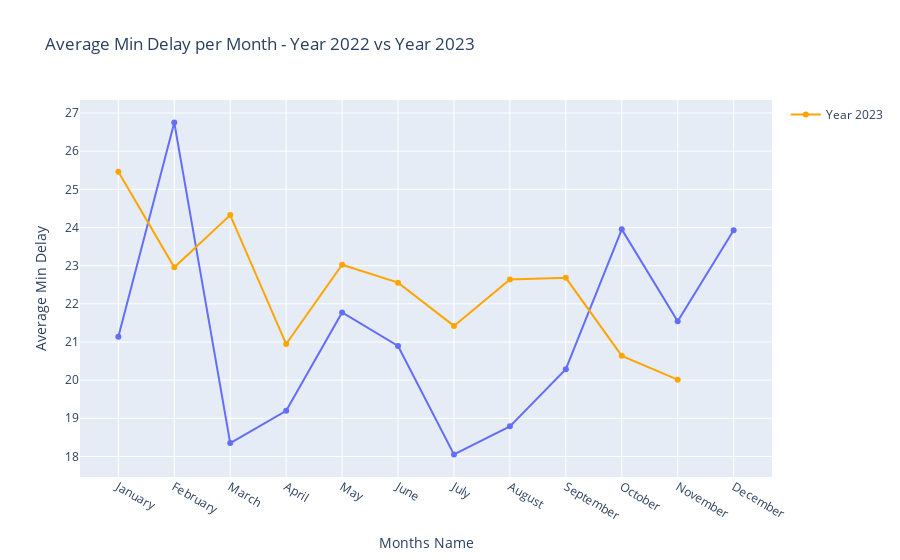

Notebook code cell kept with this figure:
### Code cell
df_2022 = df[df['Year'] == 2022]
df_2023 = df[df['Year'] == 2023]

# Calculate average 'Min Delay' for each month
avg_delay_2022 = df_2022.groupby('Month')['Min Delay'].mean().reset_index()
avg_delay_2023 = df_2023.groupby('Month')['Min Delay'].mean().reset_index()
# Define the order of months
months_order = ['January', 'February', 'March', 'April', 'May', 'June', 'July', 'August', 'September', 'October', 'November', 'December']

# Calculate average 'Min Delay' for each month
avg_delay_2022 = df_2022.groupby('Month')['Min Delay'].mean().reindex(months_order).reset_index()
avg_delay_2023 = df_2023.groupby('Month')['Min Delay'].mean().reindex(months_order).reset_index()

# Create a Plotly line graph
fig = px.line(avg_delay_2022, x='Month', y='Min Delay', title='Average Min Delay per Month - Year 2022',
              labels={'Min Delay': 'Average Min Delay', 'Month': 'Months Name'},
              category_orders={'Month': months_order},
              line_shape='linear', markers=True)

# Add a line for Year 2023
fig.add_trace(go.Scatter(x=avg_delay_2023['Month'], y=avg_delay_2023['Min Delay'],
                         mode='lines+markers', name='Year 2023', line=dict(color='orange')))

# Update layout
fig.update_layout(title_text="Average Min Delay per Month - Year 2022 vs Year 2023")

# Show the plot
fig.show()

### Figure 1 — Plotly figure (JSON) as saved in the notebook; plotly's stock layout.template omitted (floating-point values rounded to 4 significant figures)
{"data": [{"hovertemplate": "Months Name=%{x}<br>Average Min Delay=%{y}<extra></extra>", "legendgroup": "", "line": {"color": "#636efa", "dash": "solid", "shape": "linear"}, "marker": {"symbol": "circle"}, "mode": "markers+lines", "name": "", "orientation": "v", "showlegend": false, "type": "scatter", "x": ["January", "February", "March", "April", "May", "June", "July", "August", "September", "October", "November", "December"], "xaxis": "x", "y": [21.14, 26.75, 18.35, 19.2, 21.77, 20.89, 18.05, 18.79, 20.29, 23.95, 21.54, 23.93], "yaxis": "y"}, {"line": {"color": "orange"}, "mode": "lines+markers", "name": "Year 2023", "type": "scatter", "x": ["January", "February", "March", "April", "May", "June", "July", "August", "September", "October", "November", "December"], "y": [25.46, 22.96, 24.32, 20.95, 23.03, 22.56, 21.42, 22.64, 22.68, 20.64, 20.01, null]}], "layout": {"legend": {"tracegroupgap": 0}, "title": {"text": "Average Min Delay per Month - Year 2022 vs Year 2023"}, "xaxis": {"anchor": "y", "categoryarray": ["January", "February", "March", "April", "May", "June", "July", "August", "September", "October", "November", "December"], "categoryorder": "array", "domain": [0, 1], "title": {"text": "Months Name"}}, "yaxis": {"anchor": "x", "domain": [0, 1], "title": {"text": "Average Min Delay"}}}}
